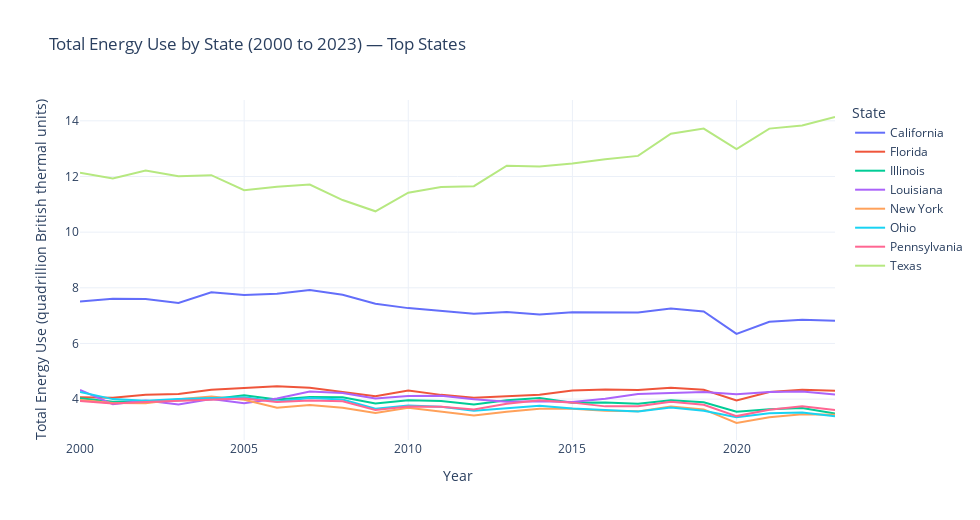
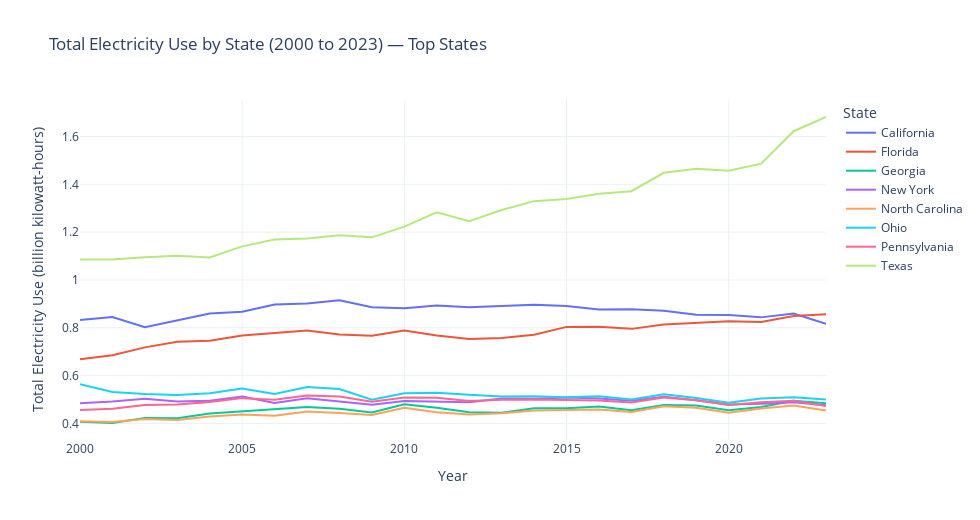
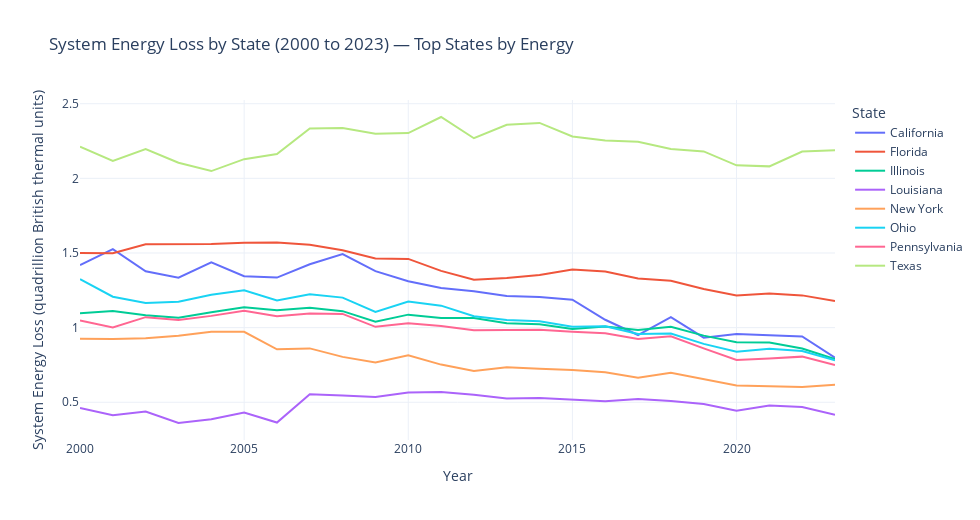
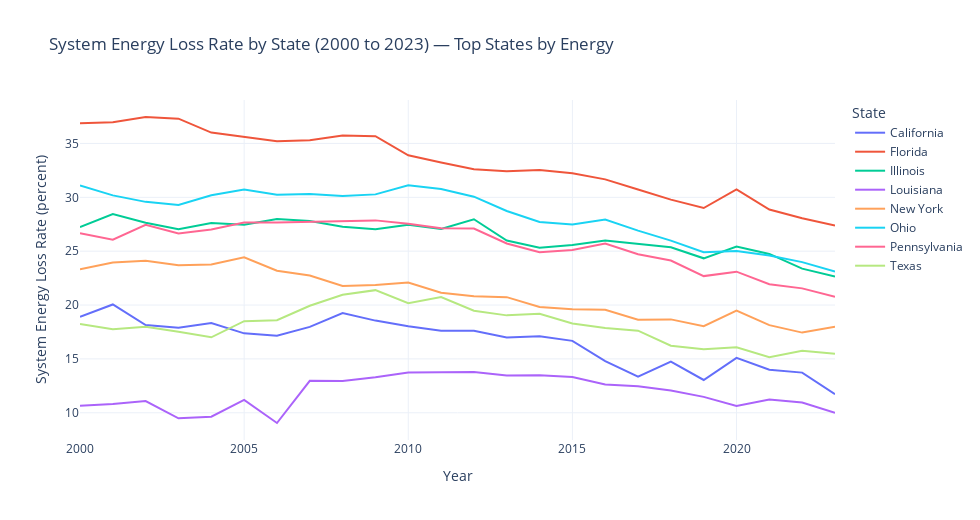

Notebook code for these charts, in order:
### Markdown cell above
## Trends: Energy, Electricity, and Loss

### Code cell
min_year, max_year = int(df_state["Year"].min()), int(df_state["Year"].max())
years_title = f"{min_year} to {max_year}"

energy_col = "Total Energy Use (quadrillion British thermal units)"
elec_col   = "Total Electricity Use (billion kilowatt-hours)"
loss_col   = "System Energy Loss (quadrillion British thermal units)"
rate_col   = "System Energy Loss Rate (percent)"

# Choose top states by latest energy use for uncluttered views
tops_energy = top_states_by_latest(df_state, energy_col, k=8)

def line_plot(data, y_col, title, ylab):
    if PLOTLY_OK:
        fig = px.line(
            data.sort_values(["State","Year"]),
            x="Year", y=y_col, color="State",
            title=title,
            labels={"Year":"Year", y_col: ylab, "State":"State"}
        )
        fig.update_layout(legend_title_text="State")
        fig.show()
    else:
        import matplotlib.pyplot as plt
        plt.figure(figsize=(12,6))
        for s in sorted(data["State"].unique()):
            d = data[data["State"]==s].sort_values("Year")
            plt.plot(d["Year"], d[y_col], label=s)
        plt.title(title); plt.xlabel("Year"); plt.ylabel(ylab); plt.legend(); plt.show()

# Total Energy
if energy_col in df_state:
    line_plot(df_state[df_state["State"].isin(tops_energy)], energy_col,
              f"Total Energy Use by State ({years_title}) — Top States",
              "Total Energy Use (quadrillion British thermal units)")

# Electricity
if elec_col in df_state:
    tops_elec = top_states_by_latest(df_state, elec_col, k=8)
    line_plot(df_state[df_state["State"].isin(tops_elec)], elec_col,
              f"Total Electricity Use by State ({years_title}) — Top States",
              "Total Electricity Use (billion kilowatt-hours)")

# System Energy Loss
if loss_col in df_state:
    line_plot(df_state[df_state["State"].isin(tops_energy)], loss_col,
              f"System Energy Loss by State ({years_title}) — Top States by Energy",
              "System Energy Loss (quadrillion British thermal units)")

# System Energy Loss Rate
if rate_col in df_state:
    line_plot(df_state[df_state["State"].isin(tops_energy)], rate_col,
              f"System Energy Loss Rate by State ({years_title}) — Top States by Energy",
              "System Energy Loss Rate (percent)")

### Figure 1 — Plotly figure (JSON) as saved in the notebook; plotly's stock layout.template omitted (floating-point values rounded to 4 significant figures)
{"data": [{"hovertemplate": "State=California<br>Year=%{x}<br>Total Energy Use (quadrillion British thermal units)=%{y}<extra></extra>", "legendgroup": "California", "line": {"color": "#636efa", "dash": "solid"}, "marker": {"symbol": "circle"}, "mode": "lines", "name": "California", "orientation": "v", "showlegend": true, "type": "scatter", "x": [2000, 2001, 2002, 2003, 2004, 2005, 2006, 2007, 2008, 2009, 2010, 2011, 2012, 2013, 2014, 2015, 2016, 2017, 2018, 2019, 2020, 2021, 2022, 2023], "xaxis": "x", "y": [7.505, 7.61, 7.595, 7.454, 7.836, 7.742, 7.786, 7.923, 7.749, 7.43, 7.27, 7.179, 7.063, 7.133, 7.043, 7.122, 7.113, 7.113, 7.255, 7.151, 6.343, 6.779, 6.856, 6.817], "yaxis": "y"}, {"hovertemplate": "State=Florida<br>Year=%{x}<br>Total Energy Use (quadrillion British thermal units)=%{y}<extra></extra>", "legendgroup": "Florida", "line": {"color": "#EF553B", "dash": "solid"}, "marker": {"symbol": "circle"}, "mode": "lines", "name": "Florida", "orientation": "v", "showlegend": true, "type": "scatter", "x": [2000, 2001, 2002, 2003, 2004, 2005, 2006, 2007, 2008, 2009, 2010, 2011, 2012, 2013, 2014, 2015, 2016, 2017, 2018, 2019, 2020, 2021, 2022, 2023], "xaxis": "x", "y": [4.068, 4.052, 4.161, 4.181, 4.335, 4.407, 4.461, 4.405, 4.25, 4.1, 4.307, 4.152, 4.053, 4.113, 4.158, 4.309, 4.345, 4.324, 4.413, 4.338, 3.955, 4.257, 4.334, 4.302], "yaxis": "y"}, {"hovertemplate": "State=Illinois<br>Year=%{x}<br>Total Energy Use (quadrillion British thermal units)=%{y}<extra></extra>", "legendgroup": "Illinois", "line": {"color": "#00cc96", "dash": "solid"}, "marker": {"symbol": "circle"}, "mode": "lines", "name": "Illinois", "orientation": "v", "showlegend": true, "type": "scatter", "x": [2000, 2001, 2002, 2003, 2004, 2005, 2006, 2007, 2008, 2009, 2010, 2011, 2012, 2013, 2014, 2015, 2016, 2017, 2018, 2019, 2020, 2021, 2022, 2023], "xaxis": "x", "y": [4.028, 3.905, 3.919, 3.945, 3.992, 4.139, 3.989, 4.076, 4.07, 3.844, 3.959, 3.934, 3.804, 3.962, 4.038, 3.871, 3.875, 3.833, 3.962, 3.888, 3.549, 3.636, 3.676, 3.487], "yaxis": "y"}, {"hovertemplate": "State=Louisiana<br>Year=%{x}<br>Total Energy Use (quadrillion British thermal units)=%{y}<extra></extra>", "legendgroup": "Louisiana", "line": {"color": "#ab63fa", "dash": "solid"}, "marker": {"symbol": "circle"}, "mode": "lines", "name": "Louisiana", "orientation": "v", "showlegend": true, "type": "scatter", "x": [2000, 2001, 2002, 2003, 2004, 2005, 2006, 2007, 2008, 2009, 2010, 2011, 2012, 2013, 2014, 2015, 2016, 2017, 2018, 2019, 2020, 2021, 2022, 2023], "xaxis": "x", "y": [4.327, 3.819, 3.953, 3.804, 4.005, 3.85, 4.022, 4.276, 4.215, 4.022, 4.112, 4.124, 3.996, 3.904, 3.922, 3.896, 4.012, 4.181, 4.22, 4.257, 4.178, 4.257, 4.273, 4.167], "yaxis": "y"}, {"hovertemplate": "State=New York<br>Year=%{x}<br>Total Energy Use (quadrillion British thermal units)=%{y}<extra></extra>", "legendgroup": "New York", "line": {"color": "#FFA15A", "dash": "solid"}, "marker": {"symbol": "circle"}, "mode": "lines", "name": "New York", "orientation": "v", "showlegend": true, "type": "scatter", "x": [2000, 2001, 2002, 2003, 2004, 2005, 2006, 2007, 2008, 2009, 2010, 2011, 2012, 2013, 2014, 2015, 2016, 2017, 2018, 2019, 2020, 2021, 2022, 2023], "xaxis": "x", "y": [3.966, 3.86, 3.854, 3.993, 4.094, 3.977, 3.688, 3.786, 3.692, 3.505, 3.691, 3.557, 3.412, 3.543, 3.652, 3.656, 3.579, 3.56, 3.733, 3.631, 3.142, 3.345, 3.455, 3.437], "yaxis": "y"}, {"hovertemplate": "State=Ohio<br>Year=%{x}<br>Total Energy Use (quadrillion British thermal units)=%{y}<extra></extra>", "legendgroup": "Ohio", "line": {"color": "#19d3f3", "dash": "solid"}, "marker": {"symbol": "circle"}, "mode": "lines", "name": "Ohio", "orientation": "v", "showlegend": true, "type": "scatter", "x": [2000, 2001, 2002, 2003, 2004, 2005, 2006, 2007, 2008, 2009, 2010, 2011, 2012, 2013, 2014, 2015, 2016, 2017, 2018, 2019, 2020, 2021, 2022, 2023], "xaxis": "x", "y": [4.26, 4.0, 3.939, 4.007, 4.04, 4.07, 3.912, 4.038, 3.987, 3.653, 3.775, 3.729, 3.58, 3.657, 3.761, 3.659, 3.61, 3.556, 3.697, 3.578, 3.35, 3.492, 3.515, 3.381], "yaxis": "y"}, {"hovertemplate": "State=Pennsylvania<br>Year=%{x}<br>Total Energy Use (quadrillion British thermal units)=%{y}<extra></extra>", "legendgroup": "Pennsylvania", "line": {"color": "#FF6692", "dash": "solid"}, "marker": {"symbol": "circle"}, "mode": "lines", "name": "Pennsylvania", "orientation": "v", "showlegend": true, "type": "scatter", "x": [2000, 2001, 2002, 2003, 2004, 2005, 2006, 2007, 2008, 2009, 2010, 2011, 2012, 2013, 2014, 2015, 2016, 2017, 2018, 2019, 2020, 2021, 2022, 2023], "xaxis": "x", "y": [3.931, 3.841, 3.9, 3.944, 3.992, 4.023, 3.893, 3.949, 3.926, 3.609, 3.736, 3.728, 3.624, 3.832, 3.958, 3.874, 3.739, 3.74, 3.901, 3.794, 3.389, 3.616, 3.739, 3.608], "yaxis": "y"}, {"hovertemplate": "State=Texas<br>Year=%{x}<br>Total Energy Use (quadrillion British thermal units)=%{y}<extra></extra>", "legendgroup": "Texas", "line": {"color": "#B6E880", "dash": "solid"}, "marker": {"symbol": "circle"}, "mode": "lines", "name": "Texas", "orientation": "v", "showlegend": true, "type": "scatter", "x": [2000, 2001, 2002, 2003, 2004, 2005, 2006, 2007, 2008, 2009, 2010, 2011, 2012, 2013, 2014, 2015, 2016, 2017, 2018, 2019, 2020, 2021, 2022, 2023], "xaxis": "x", "y": [12.13, 11.93, 12.22, 12.01, 12.05, 11.51, 11.63, 11.71, 11.15, 10.75, 11.42, 11.62, 11.65, 12.39, 12.36, 12.47, 12.62, 12.74, 13.54, 13.72, 12.98, 13.72, 13.83, 14.14], "yaxis": "y"}], "layout": {"height": 520, "legend": {"title": {"text": "State"}, "tracegroupgap": 0}, "title": {"text": "Total Energy Use by State (2000 to 2023) — Top States"}, "width": 980, "xaxis": {"anchor": "y", "domain": [0, 1], "title": {"text": "Year"}}, "yaxis": {"anchor": "x", "domain": [0, 1], "title": {"text": "Total Energy Use (quadrillion British thermal units)"}}}}

### Figure 2 — Plotly figure (JSON) as saved in the notebook; plotly's stock layout.template omitted (floating-point values rounded to 4 significant figures)
{"data": [{"hovertemplate": "State=California<br>Year=%{x}<br>Total Electricity Use (billion kilowatt-hours)=%{y}<extra></extra>", "legendgroup": "California", "line": {"color": "#636efa", "dash": "solid"}, "marker": {"symbol": "circle"}, "mode": "lines", "name": "California", "orientation": "v", "showlegend": true, "type": "scatter", "x": [2000, 2001, 2002, 2003, 2004, 2005, 2006, 2007, 2008, 2009, 2010, 2011, 2012, 2013, 2014, 2015, 2016, 2017, 2018, 2019, 2020, 2021, 2022, 2023], "xaxis": "x", "y": [0.8327, 0.8454, 0.8025, 0.8299, 0.8599, 0.8675, 0.8972, 0.9016, 0.9149, 0.8857, 0.8821, 0.8937, 0.8855, 0.8917, 0.8959, 0.8911, 0.8764, 0.8778, 0.8708, 0.8543, 0.8536, 0.8436, 0.8594, 0.8171], "yaxis": "y"}, {"hovertemplate": "State=Florida<br>Year=%{x}<br>Total Electricity Use (billion kilowatt-hours)=%{y}<extra></extra>", "legendgroup": "Florida", "line": {"color": "#EF553B", "dash": "solid"}, "marker": {"symbol": "circle"}, "mode": "lines", "name": "Florida", "orientation": "v", "showlegend": true, "type": "scatter", "x": [2000, 2001, 2002, 2003, 2004, 2005, 2006, 2007, 2008, 2009, 2010, 2011, 2012, 2013, 2014, 2015, 2016, 2017, 2018, 2019, 2020, 2021, 2022, 2023], "xaxis": "x", "y": [0.6682, 0.685, 0.7181, 0.7417, 0.7458, 0.7676, 0.7787, 0.7885, 0.7717, 0.7668, 0.7889, 0.768, 0.7529, 0.7572, 0.7714, 0.8039, 0.8043, 0.7955, 0.814, 0.8201, 0.8272, 0.8242, 0.849, 0.8562], "yaxis": "y"}, {"hovertemplate": "State=Georgia<br>Year=%{x}<br>Total Electricity Use (billion kilowatt-hours)=%{y}<extra></extra>", "legendgroup": "Georgia", "line": {"color": "#00cc96", "dash": "solid"}, "marker": {"symbol": "circle"}, "mode": "lines", "name": "Georgia", "orientation": "v", "showlegend": true, "type": "scatter", "x": [2000, 2001, 2002, 2003, 2004, 2005, 2006, 2007, 2008, 2009, 2010, 2011, 2012, 2013, 2014, 2015, 2016, 2017, 2018, 2019, 2020, 2021, 2022, 2023], "xaxis": "x", "y": [0.4067, 0.4019, 0.4224, 0.422, 0.4417, 0.4513, 0.4601, 0.469, 0.4612, 0.4462, 0.48, 0.4653, 0.4469, 0.4453, 0.4633, 0.4636, 0.4712, 0.4554, 0.4772, 0.4753, 0.4554, 0.4687, 0.4949, 0.4846], "yaxis": "y"}, {"hovertemplate": "State=New York<br>Year=%{x}<br>Total Electricity Use (billion kilowatt-hours)=%{y}<extra></extra>", "legendgroup": "New York", "line": {"color": "#ab63fa", "dash": "solid"}, "marker": {"symbol": "circle"}, "mode": "lines", "name": "New York", "orientation": "v", "showlegend": true, "type": "scatter", "x": [2000, 2001, 2002, 2003, 2004, 2005, 2006, 2007, 2008, 2009, 2010, 2011, 2012, 2013, 2014, 2015, 2016, 2017, 2018, 2019, 2020, 2021, 2022, 2023], "xaxis": "x", "y": [0.4846, 0.4919, 0.5031, 0.4915, 0.495, 0.5123, 0.4853, 0.5056, 0.4915, 0.4778, 0.4935, 0.4915, 0.4885, 0.5046, 0.5028, 0.5081, 0.5043, 0.4947, 0.5116, 0.4968, 0.4791, 0.4825, 0.4886, 0.4757], "yaxis": "y"}, {"hovertemplate": "State=North Carolina<br>Year=%{x}<br>Total Electricity Use (billion kilowatt-hours)=%{y}<extra></extra>", "legendgroup": "North Carolina", "line": {"color": "#FFA15A", "dash": "solid"}, "marker": {"symbol": "circle"}, "mode": "lines", "name": "North Carolina", "orientation": "v", "showlegend": true, "type": "scatter", "x": [2000, 2001, 2002, 2003, 2004, 2005, 2006, 2007, 2008, 2009, 2010, 2011, 2012, 2013, 2014, 2015, 2016, 2017, 2018, 2019, 2020, 2021, 2022, 2023], "xaxis": "x", "y": [0.4089, 0.4061, 0.4186, 0.414, 0.4287, 0.4379, 0.4323, 0.45, 0.4438, 0.4356, 0.4654, 0.4473, 0.437, 0.4428, 0.4542, 0.4567, 0.4586, 0.4484, 0.4718, 0.4655, 0.4449, 0.463, 0.475, 0.4541], "yaxis": "y"}, {"hovertemplate": "State=Ohio<br>Year=%{x}<br>Total Electricity Use (billion kilowatt-hours)=%{y}<extra></extra>", "legendgroup": "Ohio", "line": {"color": "#19d3f3", "dash": "solid"}, "marker": {"symbol": "circle"}, "mode": "lines", "name": "Ohio", "orientation": "v", "showlegend": true, "type": "scatter", "x": [2000, 2001, 2002, 2003, 2004, 2005, 2006, 2007, 2008, 2009, 2010, 2011, 2012, 2013, 2014, 2015, 2016, 2017, 2018, 2019, 2020, 2021, 2022, 2023], "xaxis": "x", "y": [0.5636, 0.5316, 0.5234, 0.5194, 0.5262, 0.5465, 0.5235, 0.552, 0.5438, 0.4992, 0.5259, 0.528, 0.5202, 0.5128, 0.5141, 0.5091, 0.5138, 0.5003, 0.5217, 0.5068, 0.4866, 0.504, 0.5101, 0.5003], "yaxis": "y"}, {"hovertemplate": "State=Pennsylvania<br>Year=%{x}<br>Total Electricity Use (billion kilowatt-hours)=%{y}<extra></extra>", "legendgroup": "Pennsylvania", "line": {"color": "#FF6692", "dash": "solid"}, "marker": {"symbol": "circle"}, "mode": "lines", "name": "Pennsylvania", "orientation": "v", "showlegend": true, "type": "scatter", "x": [2000, 2001, 2002, 2003, 2004, 2005, 2006, 2007, 2008, 2009, 2010, 2011, 2012, 2013, 2014, 2015, 2016, 2017, 2018, 2019, 2020, 2021, 2022, 2023], "xaxis": "x", "y": [0.4567, 0.4615, 0.4771, 0.4789, 0.4896, 0.5059, 0.4987, 0.5172, 0.5132, 0.4905, 0.5083, 0.5076, 0.4938, 0.499, 0.5005, 0.4993, 0.4959, 0.4879, 0.5083, 0.4967, 0.4767, 0.4891, 0.4949, 0.4733], "yaxis": "y"}, {"hovertemplate": "State=Texas<br>Year=%{x}<br>Total Electricity Use (billion kilowatt-hours)=%{y}<extra></extra>", "legendgroup": "Texas", "line": {"color": "#B6E880", "dash": "solid"}, "marker": {"symbol": "circle"}, "mode": "lines", "name": "Texas", "orientation": "v", "showlegend": true, "type": "scatter", "x": [2000, 2001, 2002, 2003, 2004, 2005, 2006, 2007, 2008, 2009, 2010, 2011, 2012, 2013, 2014, 2015, 2016, 2017, 2018, 2019, 2020, 2021, 2022, 2023], "xaxis": "x", "y": [1.086, 1.085, 1.095, 1.101, 1.094, 1.14, 1.169, 1.173, 1.187, 1.178, 1.223, 1.283, 1.246, 1.293, 1.33, 1.339, 1.36, 1.371, 1.448, 1.465, 1.456, 1.486, 1.622, 1.682], "yaxis": "y"}], "layout": {"height": 520, "legend": {"title": {"text": "State"}, "tracegroupgap": 0}, "title": {"text": "Total Electricity Use by State (2000 to 2023) — Top States"}, "width": 980, "xaxis": {"anchor": "y", "domain": [0, 1], "title": {"text": "Year"}}, "yaxis": {"anchor": "x", "domain": [0, 1], "title": {"text": "Total Electricity Use (billion kilowatt-hours)"}}}}

### Figure 3 — Plotly figure (JSON) as saved in the notebook; plotly's stock layout.template omitted (floating-point values rounded to 4 significant figures)
{"data": [{"hovertemplate": "State=California<br>Year=%{x}<br>System Energy Loss (quadrillion British thermal units)=%{y}<extra></extra>", "legendgroup": "California", "line": {"color": "#636efa", "dash": "solid"}, "marker": {"symbol": "circle"}, "mode": "lines", "name": "California", "orientation": "v", "showlegend": true, "type": "scatter", "x": [2000, 2001, 2002, 2003, 2004, 2005, 2006, 2007, 2008, 2009, 2010, 2011, 2012, 2013, 2014, 2015, 2016, 2017, 2018, 2019, 2020, 2021, 2022, 2023], "xaxis": "x", "y": [1.419, 1.526, 1.378, 1.334, 1.437, 1.345, 1.335, 1.424, 1.493, 1.379, 1.311, 1.265, 1.244, 1.212, 1.204, 1.188, 1.053, 0.9505, 1.07, 0.9328, 0.9575, 0.9491, 0.941, 0.7993], "yaxis": "y"}, {"hovertemplate": "State=Florida<br>Year=%{x}<br>System Energy Loss (quadrillion British thermal units)=%{y}<extra></extra>", "legendgroup": "Florida", "line": {"color": "#EF553B", "dash": "solid"}, "marker": {"symbol": "circle"}, "mode": "lines", "name": "Florida", "orientation": "v", "showlegend": true, "type": "scatter", "x": [2000, 2001, 2002, 2003, 2004, 2005, 2006, 2007, 2008, 2009, 2010, 2011, 2012, 2013, 2014, 2015, 2016, 2017, 2018, 2019, 2020, 2021, 2022, 2023], "xaxis": "x", "y": [1.5, 1.498, 1.559, 1.559, 1.561, 1.568, 1.571, 1.555, 1.519, 1.463, 1.46, 1.38, 1.321, 1.333, 1.353, 1.389, 1.376, 1.329, 1.314, 1.258, 1.216, 1.229, 1.216, 1.178], "yaxis": "y"}, {"hovertemplate": "State=Illinois<br>Year=%{x}<br>System Energy Loss (quadrillion British thermal units)=%{y}<extra></extra>", "legendgroup": "Illinois", "line": {"color": "#00cc96", "dash": "solid"}, "marker": {"symbol": "circle"}, "mode": "lines", "name": "Illinois", "orientation": "v", "showlegend": true, "type": "scatter", "x": [2000, 2001, 2002, 2003, 2004, 2005, 2006, 2007, 2008, 2009, 2010, 2011, 2012, 2013, 2014, 2015, 2016, 2017, 2018, 2019, 2020, 2021, 2022, 2023], "xaxis": "x", "y": [1.097, 1.111, 1.083, 1.066, 1.102, 1.136, 1.116, 1.133, 1.11, 1.039, 1.087, 1.064, 1.064, 1.03, 1.023, 0.99, 1.007, 0.9837, 1.005, 0.9462, 0.9028, 0.8997, 0.8596, 0.7898], "yaxis": "y"}, {"hovertemplate": "State=Louisiana<br>Year=%{x}<br>System Energy Loss (quadrillion British thermal units)=%{y}<extra></extra>", "legendgroup": "Louisiana", "line": {"color": "#ab63fa", "dash": "solid"}, "marker": {"symbol": "circle"}, "mode": "lines", "name": "Louisiana", "orientation": "v", "showlegend": true, "type": "scatter", "x": [2000, 2001, 2002, 2003, 2004, 2005, 2006, 2007, 2008, 2009, 2010, 2011, 2012, 2013, 2014, 2015, 2016, 2017, 2018, 2019, 2020, 2021, 2022, 2023], "xaxis": "x", "y": [0.4609, 0.4125, 0.438, 0.361, 0.3859, 0.4308, 0.3639, 0.5542, 0.5457, 0.5345, 0.5646, 0.5686, 0.5507, 0.5256, 0.5286, 0.5189, 0.5061, 0.521, 0.5091, 0.4886, 0.4439, 0.4783, 0.4676, 0.4162], "yaxis": "y"}, {"hovertemplate": "State=New York<br>Year=%{x}<br>System Energy Loss (quadrillion British thermal units)=%{y}<extra></extra>", "legendgroup": "New York", "line": {"color": "#FFA15A", "dash": "solid"}, "marker": {"symbol": "circle"}, "mode": "lines", "name": "New York", "orientation": "v", "showlegend": true, "type": "scatter", "x": [2000, 2001, 2002, 2003, 2004, 2005, 2006, 2007, 2008, 2009, 2010, 2011, 2012, 2013, 2014, 2015, 2016, 2017, 2018, 2019, 2020, 2021, 2022, 2023], "xaxis": "x", "y": [0.9251, 0.9245, 0.929, 0.9456, 0.9731, 0.9718, 0.855, 0.8609, 0.804, 0.7661, 0.8153, 0.7522, 0.71, 0.7346, 0.7239, 0.7166, 0.7003, 0.6636, 0.6969, 0.6547, 0.6123, 0.6067, 0.6026, 0.6178], "yaxis": "y"}, {"hovertemplate": "State=Ohio<br>Year=%{x}<br>System Energy Loss (quadrillion British thermal units)=%{y}<extra></extra>", "legendgroup": "Ohio", "line": {"color": "#19d3f3", "dash": "solid"}, "marker": {"symbol": "circle"}, "mode": "lines", "name": "Ohio", "orientation": "v", "showlegend": true, "type": "scatter", "x": [2000, 2001, 2002, 2003, 2004, 2005, 2006, 2007, 2008, 2009, 2010, 2011, 2012, 2013, 2014, 2015, 2016, 2017, 2018, 2019, 2020, 2021, 2022, 2023], "xaxis": "x", "y": [1.325, 1.207, 1.165, 1.173, 1.22, 1.25, 1.183, 1.224, 1.201, 1.106, 1.175, 1.147, 1.076, 1.051, 1.042, 1.006, 1.009, 0.957, 0.9604, 0.8909, 0.8385, 0.8588, 0.8431, 0.7811], "yaxis": "y"}, {"hovertemplate": "State=Pennsylvania<br>Year=%{x}<br>System Energy Loss (quadrillion British thermal units)=%{y}<extra></extra>", "legendgroup": "Pennsylvania", "line": {"color": "#FF6692", "dash": "solid"}, "marker": {"symbol": "circle"}, "mode": "lines", "name": "Pennsylvania", "orientation": "v", "showlegend": true, "type": "scatter", "x": [2000, 2001, 2002, 2003, 2004, 2005, 2006, 2007, 2008, 2009, 2010, 2011, 2012, 2013, 2014, 2015, 2016, 2017, 2018, 2019, 2020, 2021, 2022, 2023], "xaxis": "x", "y": [1.048, 1.001, 1.07, 1.05, 1.079, 1.113, 1.077, 1.094, 1.092, 1.005, 1.029, 1.011, 0.9823, 0.9855, 0.9857, 0.9724, 0.9616, 0.9244, 0.9414, 0.8608, 0.7828, 0.793, 0.8056, 0.7493], "yaxis": "y"}, {"hovertemplate": "State=Texas<br>Year=%{x}<br>System Energy Loss (quadrillion British thermal units)=%{y}<extra></extra>", "legendgroup": "Texas", "line": {"color": "#B6E880", "dash": "solid"}, "marker": {"symbol": "circle"}, "mode": "lines", "name": "Texas", "orientation": "v", "showlegend": true, "type": "scatter", "x": [2000, 2001, 2002, 2003, 2004, 2005, 2006, 2007, 2008, 2009, 2010, 2011, 2012, 2013, 2014, 2015, 2016, 2017, 2018, 2019, 2020, 2021, 2022, 2023], "xaxis": "x", "y": [2.212, 2.117, 2.197, 2.105, 2.049, 2.129, 2.163, 2.334, 2.337, 2.298, 2.303, 2.411, 2.269, 2.359, 2.371, 2.28, 2.254, 2.245, 2.196, 2.181, 2.087, 2.08, 2.18, 2.188], "yaxis": "y"}], "layout": {"height": 520, "legend": {"title": {"text": "State"}, "tracegroupgap": 0}, "title": {"text": "System Energy Loss by State (2000 to 2023) — Top States by Energy"}, "width": 980, "xaxis": {"anchor": "y", "domain": [0, 1], "title": {"text": "Year"}}, "yaxis": {"anchor": "x", "domain": [0, 1], "title": {"text": "System Energy Loss (quadrillion British thermal units)"}}}}

### Figure 4 — Plotly figure (JSON) as saved in the notebook; plotly's stock layout.template omitted (floating-point values rounded to 4 significant figures)
{"data": [{"hovertemplate": "State=California<br>Year=%{x}<br>System Energy Loss Rate (percent)=%{y}<extra></extra>", "legendgroup": "California", "line": {"color": "#636efa", "dash": "solid"}, "marker": {"symbol": "circle"}, "mode": "lines", "name": "California", "orientation": "v", "showlegend": true, "type": "scatter", "x": [2000, 2001, 2002, 2003, 2004, 2005, 2006, 2007, 2008, 2009, 2010, 2011, 2012, 2013, 2014, 2015, 2016, 2017, 2018, 2019, 2020, 2021, 2022, 2023], "xaxis": "x", "y": [18.91, 20.05, 18.14, 17.9, 18.34, 17.37, 17.15, 17.98, 19.26, 18.56, 18.04, 17.62, 17.62, 16.99, 17.1, 16.67, 14.8, 13.36, 14.75, 13.04, 15.1, 14.0, 13.73, 11.73], "yaxis": "y"}, {"hovertemplate": "State=Florida<br>Year=%{x}<br>System Energy Loss Rate (percent)=%{y}<extra></extra>", "legendgroup": "Florida", "line": {"color": "#EF553B", "dash": "solid"}, "marker": {"symbol": "circle"}, "mode": "lines", "name": "Florida", "orientation": "v", "showlegend": true, "type": "scatter", "x": [2000, 2001, 2002, 2003, 2004, 2005, 2006, 2007, 2008, 2009, 2010, 2011, 2012, 2013, 2014, 2015, 2016, 2017, 2018, 2019, 2020, 2021, 2022, 2023], "xaxis": "x", "y": [36.87, 36.97, 37.46, 37.3, 36.01, 35.58, 35.21, 35.3, 35.73, 35.68, 33.9, 33.24, 32.6, 32.41, 32.54, 32.24, 31.67, 30.73, 29.79, 29.01, 30.74, 28.86, 28.05, 27.39], "yaxis": "y"}, {"hovertemplate": "State=Illinois<br>Year=%{x}<br>System Energy Loss Rate (percent)=%{y}<extra></extra>", "legendgroup": "Illinois", "line": {"color": "#00cc96", "dash": "solid"}, "marker": {"symbol": "circle"}, "mode": "lines", "name": "Illinois", "orientation": "v", "showlegend": true, "type": "scatter", "x": [2000, 2001, 2002, 2003, 2004, 2005, 2006, 2007, 2008, 2009, 2010, 2011, 2012, 2013, 2014, 2015, 2016, 2017, 2018, 2019, 2020, 2021, 2022, 2023], "xaxis": "x", "y": [27.23, 28.44, 27.64, 27.03, 27.61, 27.46, 27.98, 27.8, 27.28, 27.03, 27.46, 27.06, 27.96, 25.98, 25.33, 25.58, 25.98, 25.67, 25.37, 24.34, 25.44, 24.74, 23.38, 22.65], "yaxis": "y"}, {"hovertemplate": "State=Louisiana<br>Year=%{x}<br>System Energy Loss Rate (percent)=%{y}<extra></extra>", "legendgroup": "Louisiana", "line": {"color": "#ab63fa", "dash": "solid"}, "marker": {"symbol": "circle"}, "mode": "lines", "name": "Louisiana", "orientation": "v", "showlegend": true, "type": "scatter", "x": [2000, 2001, 2002, 2003, 2004, 2005, 2006, 2007, 2008, 2009, 2010, 2011, 2012, 2013, 2014, 2015, 2016, 2017, 2018, 2019, 2020, 2021, 2022, 2023], "xaxis": "x", "y": [10.65, 10.8, 11.08, 9.488, 9.635, 11.19, 9.049, 12.96, 12.94, 13.29, 13.73, 13.79, 13.78, 13.46, 13.48, 13.32, 12.62, 12.46, 12.06, 11.48, 10.62, 11.24, 10.94, 9.989], "yaxis": "y"}, {"hovertemplate": "State=New York<br>Year=%{x}<br>System Energy Loss Rate (percent)=%{y}<extra></extra>", "legendgroup": "New York", "line": {"color": "#FFA15A", "dash": "solid"}, "marker": {"symbol": "circle"}, "mode": "lines", "name": "New York", "orientation": "v", "showlegend": true, "type": "scatter", "x": [2000, 2001, 2002, 2003, 2004, 2005, 2006, 2007, 2008, 2009, 2010, 2011, 2012, 2013, 2014, 2015, 2016, 2017, 2018, 2019, 2020, 2021, 2022, 2023], "xaxis": "x", "y": [23.33, 23.95, 24.1, 23.68, 23.77, 24.43, 23.19, 22.74, 21.78, 21.86, 22.09, 21.14, 20.81, 20.73, 19.82, 19.6, 19.57, 18.64, 18.67, 18.03, 19.49, 18.14, 17.44, 17.98], "yaxis": "y"}, {"hovertemplate": "State=Ohio<br>Year=%{x}<br>System Energy Loss Rate (percent)=%{y}<extra></extra>", "legendgroup": "Ohio", "line": {"color": "#19d3f3", "dash": "solid"}, "marker": {"symbol": "circle"}, "mode": "lines", "name": "Ohio", "orientation": "v", "showlegend": true, "type": "scatter", "x": [2000, 2001, 2002, 2003, 2004, 2005, 2006, 2007, 2008, 2009, 2010, 2011, 2012, 2013, 2014, 2015, 2016, 2017, 2018, 2019, 2020, 2021, 2022, 2023], "xaxis": "x", "y": [31.1, 30.18, 29.58, 29.28, 30.2, 30.72, 30.23, 30.31, 30.12, 30.27, 31.13, 30.76, 30.06, 28.73, 27.7, 27.49, 27.93, 26.91, 25.98, 24.9, 25.03, 24.59, 23.99, 23.1], "yaxis": "y"}, {"hovertemplate": "State=Pennsylvania<br>Year=%{x}<br>System Energy Loss Rate (percent)=%{y}<extra></extra>", "legendgroup": "Pennsylvania", "line": {"color": "#FF6692", "dash": "solid"}, "marker": {"symbol": "circle"}, "mode": "lines", "name": "Pennsylvania", "orientation": "v", "showlegend": true, "type": "scatter", "x": [2000, 2001, 2002, 2003, 2004, 2005, 2006, 2007, 2008, 2009, 2010, 2011, 2012, 2013, 2014, 2015, 2016, 2017, 2018, 2019, 2020, 2021, 2022, 2023], "xaxis": "x", "y": [26.67, 26.07, 27.44, 26.63, 27.02, 27.66, 27.66, 27.7, 27.81, 27.86, 27.54, 27.13, 27.11, 25.72, 24.9, 25.1, 25.72, 24.72, 24.13, 22.69, 23.1, 21.93, 21.55, 20.77], "yaxis": "y"}, {"hovertemplate": "State=Texas<br>Year=%{x}<br>System Energy Loss Rate (percent)=%{y}<extra></extra>", "legendgroup": "Texas", "line": {"color": "#B6E880", "dash": "solid"}, "marker": {"symbol": "circle"}, "mode": "lines", "name": "Texas", "orientation": "v", "showlegend": true, "type": "scatter", "x": [2000, 2001, 2002, 2003, 2004, 2005, 2006, 2007, 2008, 2009, 2010, 2011, 2012, 2013, 2014, 2015, 2016, 2017, 2018, 2019, 2020, 2021, 2022, 2023], "xaxis": "x", "y": [18.23, 17.75, 17.98, 17.53, 17.01, 18.5, 18.59, 19.93, 20.95, 21.38, 20.17, 20.74, 19.47, 19.04, 19.19, 18.29, 17.86, 17.62, 16.22, 15.89, 16.08, 15.16, 15.76, 15.48], "yaxis": "y"}], "layout": {"height": 520, "legend": {"title": {"text": "State"}, "tracegroupgap": 0}, "title": {"text": "System Energy Loss Rate by State (2000 to 2023) — Top States by Energy"}, "width": 980, "xaxis": {"anchor": "y", "domain": [0, 1], "title": {"text": "Year"}}, "yaxis": {"anchor": "x", "domain": [0, 1], "title": {"text": "System Energy Loss Rate (percent)"}}}}
